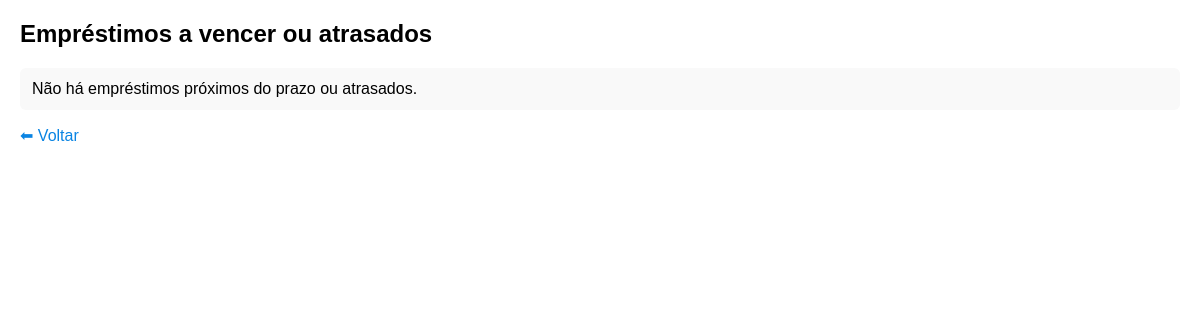
/emprestimos/avisos, run on an earlier commit of the app's database.
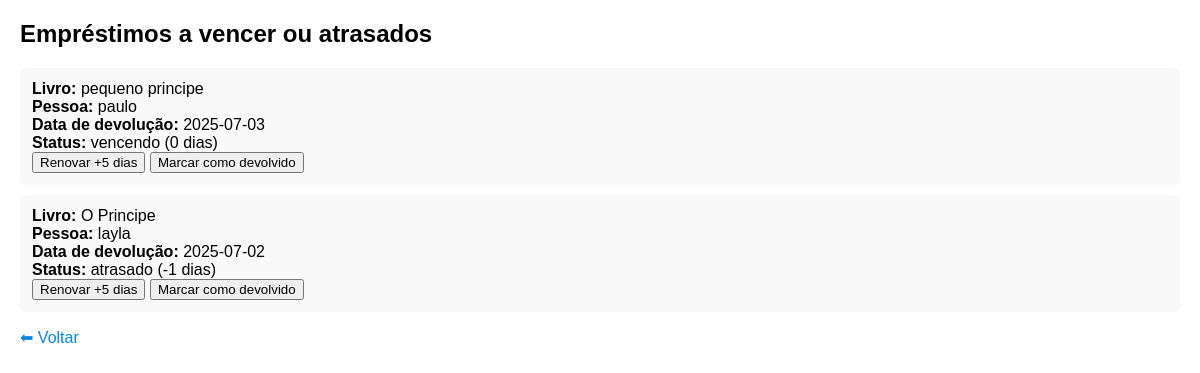
And on a later commit of the database.
### tables this page shows
CREATE TABLE emprestimos (
            id INTEGER PRIMARY KEY AUTOINCREMENT,
            livro_id INTEGER,
            pessoa_id INTEGER,
            data_emprestimo TEXT,
            data_devolucao TEXT,
            devolvido INTEGER DEFAULT 0,
            FOREIGN KEY (livro_id) REFERENCES livros(id),
            FOREIGN KEY (pessoa_id) REFERENCES pessoas(id)
        );

CREATE TABLE livros (
            id INTEGER PRIMARY KEY AUTOINCREMENT,
            titulo TEXT NOT NULL,
            autor TEXT,
            categoria TEXT,
            disponivel INTEGER DEFAULT 1
        , quantidade INTEGER DEFAULT 1);

CREATE TABLE pessoas (
            id INTEGER PRIMARY KEY AUTOINCREMENT,
            nome TEXT NOT NULL,
            contato TEXT
        , data_retirada TEXT, hora_retirada TEXT);

### app.py (the view)
@app.route('/emprestimos/avisos')
def emprestimos_avisos():
    conn = get_db_connection()
    cursor = conn.cursor()
    hoje = datetime.now().date()
    cursor.execute('''
        SELECT e.*, l.titulo, p.nome
        FROM emprestimos e
        JOIN livros l ON e.livro_id = l.id
        JOIN pessoas p ON e.pessoa_id = p.id
        WHERE e.devolvido = 0
    ''')
    emprestimos = cursor.fetchall()
    conn.close()
    avisos = []
    for emp in emprestimos:
        data_devolucao = datetime.strptime(emp['data_devolucao'], '%Y-%m-%d').date()
        dias_para_devolucao = (data_devolucao - hoje).days
        if dias_para_devolucao < 0:
            status = 'atrasado'
        elif dias_para_devolucao <= 5:
            status = 'vencendo'
        else:
            status = None
        if status:
            avisos.append({
                'id': emp['id'],
                'titulo': emp['titulo'],
                'nome': emp['nome'],
                'data_devolucao': emp['data_devolucao'],
                'status': status,
                'dias_para_devolucao': dias_para_devolucao
            })
    return render_template('avisos_emprestimos.html', avisos=avisos)

### app.py (called while the page is built)
def get_db_connection():
    conn = sqlite3.connect('database.db')
    conn.row_factory = sqlite3.Row
    return conn

### templates/avisos_emprestimos.html (shortened to what this page needs)
<!DOCTYPE html>
<html lang="pt-br">
<head>
</head>
<body>
  <h2>Empréstimos a vencer ou atrasados</h2>
  <ul>
    {% for aviso in avisos %}
      <li>
        <strong>Livro:</strong> {{ aviso.titulo }}<br>
        <strong>Pessoa:</strong> {{ aviso.nome }}<br>
        <strong>Data de devolução:</strong> {{ aviso.data_devolucao }}<br>
        <strong>Status:</strong> {{ aviso.status }} ({{ aviso.dias_para_devolucao }} dias)<br>
        <form action="{{ url_for('renovar_emprestimo', emprestimo_id=aviso.id) }}" method="post" style="display:inline;">
          <button type="submit">Renovar +5 dias</button>
        </form>
        <form action="{{ url_for('devolver_emprestimo', emprestimo_id=aviso.id) }}" method="post" style="display:inline;">
          <button type="submit">Marcar como devolvido</button>
        </form>
      </li>
    {% else %}
      <li>Não há empréstimos próximos do prazo ou atrasados.</li>
    {% endfor %}
  </ul>
  <a href="{{ url_for('index') }}">⬅ Voltar</a>
</body>
</html>

What changed in the data, as far as the page shows it:
added emprestimos: titulo "pequeno principe", nome "paulo", data_devolucao "2025-07-03", status "vencendo", dias_para_devolucao "0"
added emprestimos: titulo "O Principe", nome "layla", data_devolucao "2025-07-02", status "atrasado", dias_para_devolucao "-1"
Also different on the page:
text no longer shown: "Não há empréstimos próximos do prazo ou atrasados."
